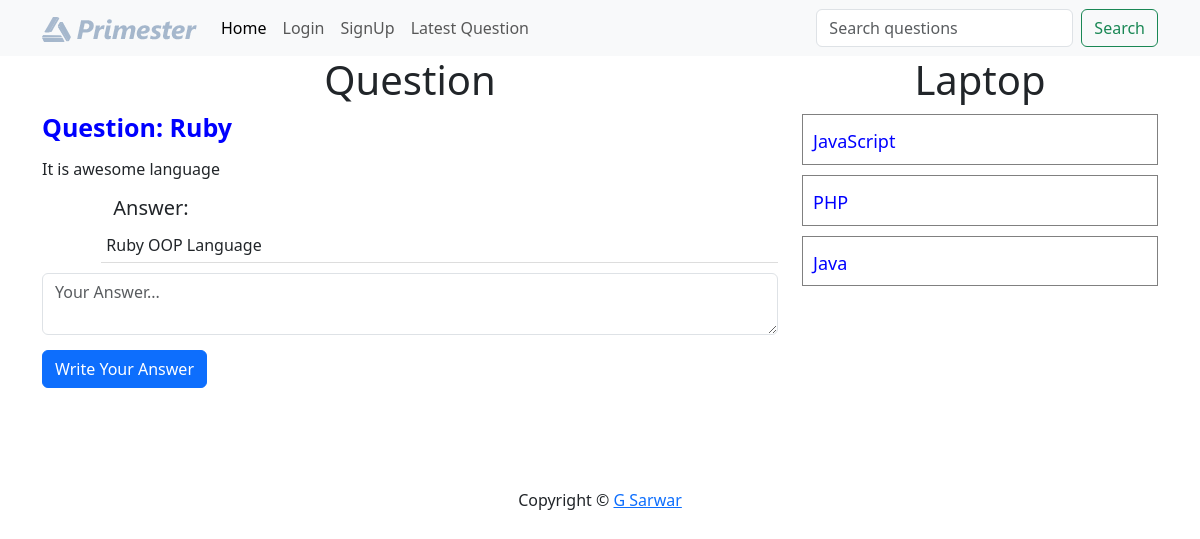
The app's page /?q-id=5 with its own data.
### tables this page shows
CREATE TABLE `questions` (
  `id` int(10) NOT NULL,
  `title` varchar(100) NOT NULL,
  `description` varchar(300) NOT NULL,
  `category_id` int(10) NOT NULL,
  `user_id` int(10) NOT NULL
);

CREATE TABLE `answers` (
  `id` int(10) NOT NULL,
  `answer` varchar(300) NOT NULL,
  `question_id` int(10) NOT NULL,
  `user_id` int(10) NOT NULL
);

CREATE TABLE `category` (
  `id` int(30) NOT NULL,
  `name` varchar(100) NOT NULL
);

### client/question-details.php (the view, shortened to what this page needs)
<div class="container">
    <div class="row">
        <div class="col-md-8">
        <h1 class="heading">Question</h1>
            <?php
                include("./common/db.php");
                $query = "select * from questions where id = $qid";
                $result = $conn->query($query);
                $row = $result->fetch_assoc();
                $cid = $row['category_id'];
                echo "<h4 class='margin-bottom-15 question-title'>Question: ".$row['title']."</h4>";
                echo "<p class='margin-bottom-15'>".$row['description']."</p>";
                include("answers.php");
            ?>
            <form action="./server/requests.php" method="post">
                <textarea name="answer" placeholder="Your Answer..." class="form-control margin-bottom-15"></textarea>
                <button class="btn btn-primary">Write Your Answer</button>
            </form>
        </div>
        <div class="col-md-4">
            <?php
                $categoryQuery = "select name from category where id = $cid";
                $categoryResult = $conn->query($categoryQuery);
                $categoryRow = $categoryResult->fetch_assoc();
                echo "<h1 class='heading'>".ucfirst($categoryRow['name'])."</h1>";
                $query = "select * from questions where category_id = $cid && id!=$qid";
                $result = $conn->query($query);
                foreach($result as $row){
                    $id = $row['id'];
                    $title =  $row['title'];
                    echo "<div class='row question-list'>
                        <h4><a href='?q-id=$id'>{$title}</a></h4>
                    </div>";
                }
            ?>
        </div>
    </div>
</div>

### client/answers.php
<div class="container">
    <div class="offset-md-1">
        <h5>Answer: </h5>
        <?php
            $query = "select * from answers where question_id = $qid";
            $result = $conn->query($query);
            foreach($result as $row){
                $answer = $row['answer'];
                echo "<div class='row'>
                    <p class='para-style'>$answer</p>
                </div>";
            }
        ?>
    </div>
</div>

### public/style.css (style rules this page uses)
.heading { text-align: center; }
.margin-bottom-15 { margin-bottom: 15px; }
.question-list { border: 1px solid gray; margin: 10px 0; padding: 10px 10px; }
.question-list h4 { margin: 0; padding: 0; }
.question-list a { text-decoration: none; font-size: 18px; color: blue; }
.question-title { font-size: 25px; font-weight: 600; color: blue; }
.para-style { border-bottom: 1px solid #ddd; margin-bottom: 10px; padding: 5px; }

### records on screen
questions: title "Ruby", description "It is awesome language"
answers: answer "Ruby OOP Language"
category: name "Laptop"
questions: title "JavaScript"
questions: title "PHP"
questions: title "Java"
